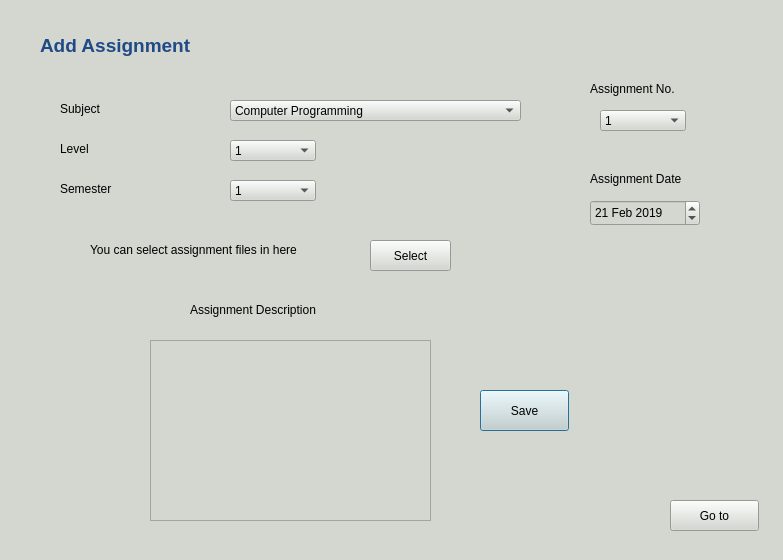
<?xml version="1.0" encoding="UTF-8"?>
<ui version="4.0">
 <class>assignment</class>
 <widget class="QDialog" name="assignment">
  <property name="geometry">
   <rect>
    <x>0</x>
    <y>0</y>
    <width>783</width>
    <height>560</height>
   </rect>
  </property>
  <property name="windowTitle">
   <string>Dialog</string>
  </property>
  <property name="styleSheet">
   <string notr="true">background-color: rgb(211, 215, 207)</string>
  </property>
  <widget class="QTextEdit" name="textEdit">
   <property name="geometry">
    <rect>
     <x>150</x>
     <y>340</y>
     <width>281</width>
     <height>181</height>
    </rect>
   </property>
  </widget>
  <widget class="QLabel" name="label">
   <property name="geometry">
    <rect>
     <x>90</x>
     <y>240</y>
     <width>261</width>
     <height>20</height>
    </rect>
   </property>
   <property name="text">
    <string>You can select assignment files in here</string>
   </property>
  </widget>
  <widget class="QPushButton" name="btn_save">
   <property name="geometry">
    <rect>
     <x>480</x>
     <y>390</y>
     <width>89</width>
     <height>41</height>
    </rect>
   </property>
   <property name="text">
    <string>Save</string>
   </property>
  </widget>
  <widget class="QPushButton" name="btn_goto">
   <property name="geometry">
    <rect>
     <x>670</x>
     <y>500</y>
     <width>89</width>
     <height>31</height>
    </rect>
   </property>
   <property name="text">
    <string>Go to</string>
   </property>
  </widget>
  <widget class="QPushButton" name="btn_select">
   <property name="geometry">
    <rect>
     <x>370</x>
     <y>240</y>
     <width>81</width>
     <height>31</height>
    </rect>
   </property>
   <property name="text">
    <string>Select</string>
   </property>
  </widget>
  <widget class="QLabel" name="label_2">
   <property name="geometry">
    <rect>
     <x>190</x>
     <y>300</y>
     <width>321</width>
     <height>20</height>
    </rect>
   </property>
   <property name="text">
    <string>Assignment Description</string>
   </property>
  </widget>
  <widget class="QLabel" name="label_7">
   <property name="geometry">
    <rect>
     <x>590</x>
     <y>80</y>
     <width>131</width>
     <height>17</height>
    </rect>
   </property>
   <property name="text">
    <string>Assignment No.</string>
   </property>
  </widget>
  <widget class="QLabel" name="label_5">
   <property name="geometry">
    <rect>
     <x>60</x>
     <y>100</y>
     <width>67</width>
     <height>17</height>
    </rect>
   </property>
   <property name="text">
    <string>Subject</string>
   </property>
  </widget>
  <widget class="QLabel" name="label_4">
   <property name="geometry">
    <rect>
     <x>60</x>
     <y>140</y>
     <width>67</width>
     <height>17</height>
    </rect>
   </property>
   <property name="text">
    <string>Level</string>
   </property>
  </widget>
  <widget class="QLabel" name="label_6">
   <property name="geometry">
    <rect>
     <x>60</x>
     <y>180</y>
     <width>67</width>
     <height>17</height>
    </rect>
   </property>
   <property name="text">
    <string>Semester</string>
   </property>
  </widget>
  <widget class="QComboBox" name="comboBox_assignmentno">
   <property name="geometry">
    <rect>
     <x>600</x>
     <y>110</y>
     <width>86</width>
     <height>21</height>
    </rect>
   </property>
   <item>
    <property name="text">
     <string>1</string>
    </property>
   </item>
   <item>
    <property name="text">
     <string>2</string>
    </property>
   </item>
   <item>
    <property name="text">
     <string>3</string>
    </property>
   </item>
   <item>
    <property name="text">
     <string>4</string>
    </property>
   </item>
   <item>
    <property name="text">
     <string>5</string>
    </property>
   </item>
   <item>
    <property name="text">
     <string>6</string>
    </property>
   </item>
   <item>
    <property name="text">
     <string>7</string>
    </property>
   </item>
   <item>
    <property name="text">
     <string>8</string>
    </property>
   </item>
   <item>
    <property name="text">
     <string>9</string>
    </property>
   </item>
   <item>
    <property name="text">
     <string>10</string>
    </property>
   </item>
  </widget>
  <widget class="QComboBox" name="comboBox_sem">
   <property name="geometry">
    <rect>
     <x>230</x>
     <y>180</y>
     <width>86</width>
     <height>21</height>
    </rect>
   </property>
   <item>
    <property name="text">
     <string>1</string>
    </property>
   </item>
   <item>
    <property name="text">
     <string>2</string>
    </property>
   </item>
  </widget>
  <widget class="QComboBox" name="comboBox_subject">
   <property name="geometry">
    <rect>
     <x>230</x>
     <y>100</y>
     <width>291</width>
     <height>21</height>
    </rect>
   </property>
   <item>
    <property name="text">
     <string>Computer Programming</string>
    </property>
   </item>
   <item>
    <property name="text">
     <string>Introduction to Computers and Operating Systems</string>
    </property>
   </item>
   <item>
    <property name="text">
     <string>Java Programming</string>
    </property>
   </item>
   <item>
    <property name="text">
     <string>Object Oriented Programming</string>
    </property>
   </item>
   <item>
    <property name="text">
     <string>Database Management Systems</string>
    </property>
   </item>
   <item>
    <property name="text">
     <string>Data Structures and Algorhythms</string>
    </property>
   </item>
   <item>
    <property name="text">
     <string>Computer Architecture and Compiler Design</string>
    </property>
   </item>
   <item>
    <property name="text">
     <string>Rapid Application Development</string>
    </property>
   </item>
   <item>
    <property name="text">
     <string>Data communication and Computer Networks</string>
    </property>
   </item>
   <item>
    <property name="text">
     <string>Software Engineering</string>
    </property>
   </item>
   <item>
    <property name="text">
     <string>Web Designing and e-commerce</string>
    </property>
   </item>
   <item>
    <property name="text">
     <string>Mobile and Cloud Computing</string>
    </property>
   </item>
   <item>
    <property name="text">
     <string>Image Processing</string>
    </property>
   </item>
   <item>
    <property name="text">
     <string>Artificial Intelligence</string>
    </property>
   </item>
   <item>
    <property name="text">
     <string>Parallel Computing</string>
    </property>
   </item>
   <item>
    <property name="text">
     <string>Data Mining</string>
    </property>
   </item>
  </widget>
  <widget class="QComboBox" name="comboBox_level">
   <property name="geometry">
    <rect>
     <x>230</x>
     <y>140</y>
     <width>86</width>
     <height>21</height>
    </rect>
   </property>
   <item>
    <property name="text">
     <string>1</string>
    </property>
   </item>
   <item>
    <property name="text">
     <string>2</string>
    </property>
   </item>
   <item>
    <property name="text">
     <string>3</string>
    </property>
   </item>
   <item>
    <property name="text">
     <string>4</string>
    </property>
   </item>
  </widget>
  <widget class="QLabel" name="label_8">
   <property name="geometry">
    <rect>
     <x>40</x>
     <y>20</y>
     <width>231</width>
     <height>51</height>
    </rect>
   </property>
   <property name="font">
    <font>
     <pointsize>14</pointsize>
    </font>
   </property>
   <property name="toolTip">
    <string>&lt;html&gt;&lt;head/&gt;&lt;body&gt;&lt;p&gt;vnvbnvbn&lt;/p&gt;&lt;/body&gt;&lt;/html&gt;</string>
   </property>
   <property name="whatsThis">
    <string>&lt;html&gt;&lt;head/&gt;&lt;body&gt;&lt;p&gt;&lt;span style=&quot; color:#a40000;&quot;&gt;vnb vbnvnn&lt;/span&gt;&lt;/p&gt;&lt;/body&gt;&lt;/html&gt;</string>
   </property>
   <property name="styleSheet">
    <string notr="true"/>
   </property>
   <property name="text">
    <string>&lt;html&gt;&lt;head/&gt;&lt;body&gt;&lt;p&gt;&lt;span style=&quot; font-weight:600; color:#204a87;&quot;&gt;Add Assignment&lt;/span&gt;&lt;/p&gt;&lt;/body&gt;&lt;/html&gt;</string>
   </property>
  </widget>
  <widget class="QDateEdit" name="dateEdit">
   <property name="geometry">
    <rect>
     <x>590</x>
     <y>200</y>
     <width>110</width>
     <height>26</height>
    </rect>
   </property>
   <property name="dateTime">
    <datetime>
     <hour>0</hour>
     <minute>0</minute>
     <second>0</second>
     <year>2019</year>
     <month>2</month>
     <day>21</day>
    </datetime>
   </property>
  </widget>
  <widget class="QLabel" name="label_3">
   <property name="geometry">
    <rect>
     <x>590</x>
     <y>170</y>
     <width>131</width>
     <height>17</height>
    </rect>
   </property>
   <property name="text">
    <string>Assignment Date </string>
   </property>
  </widget>
 </widget>
 <resources/>
 <connections/>
</ui>
